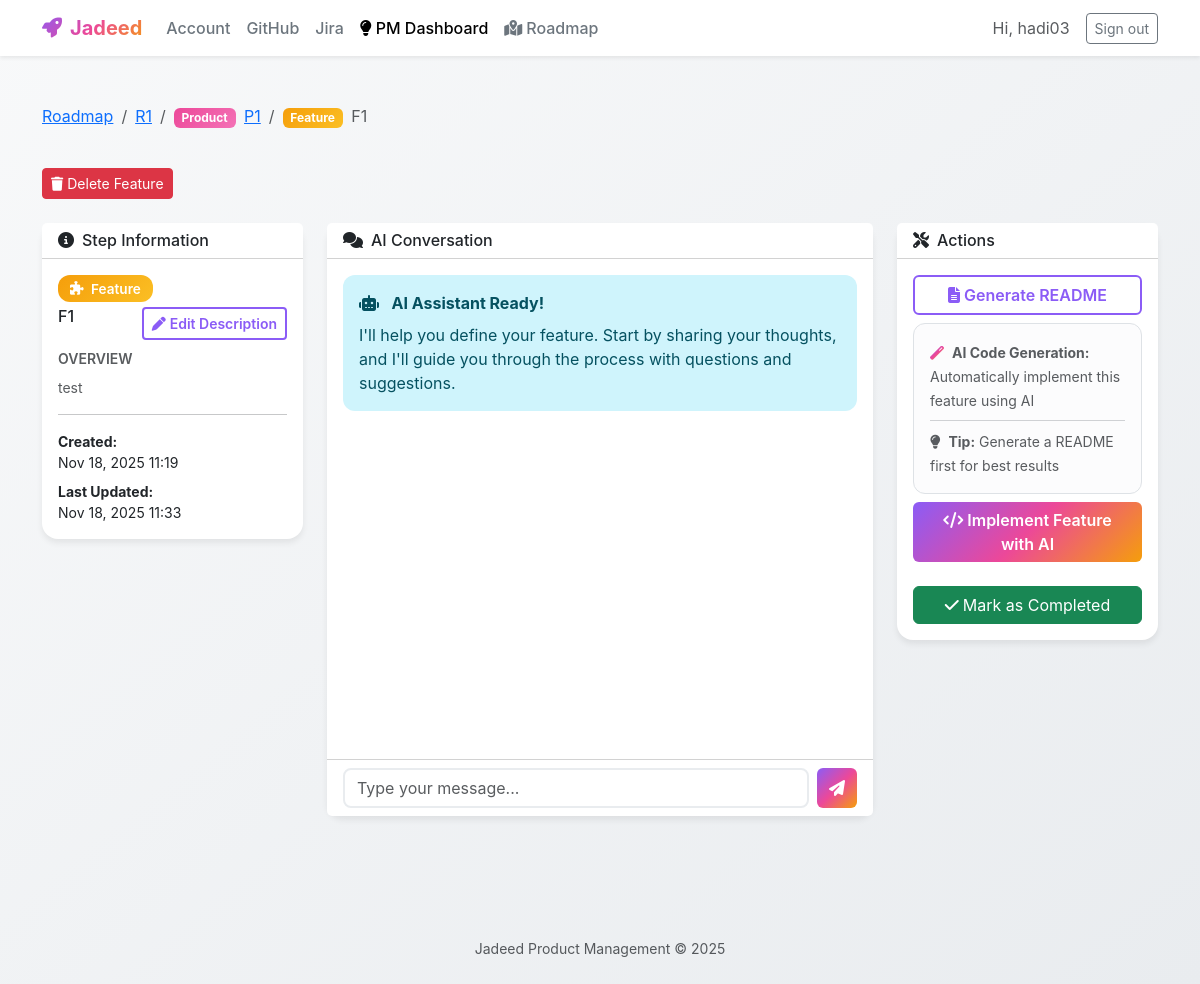
The app's page /product-management/workflow/69/ (signed in), older data.
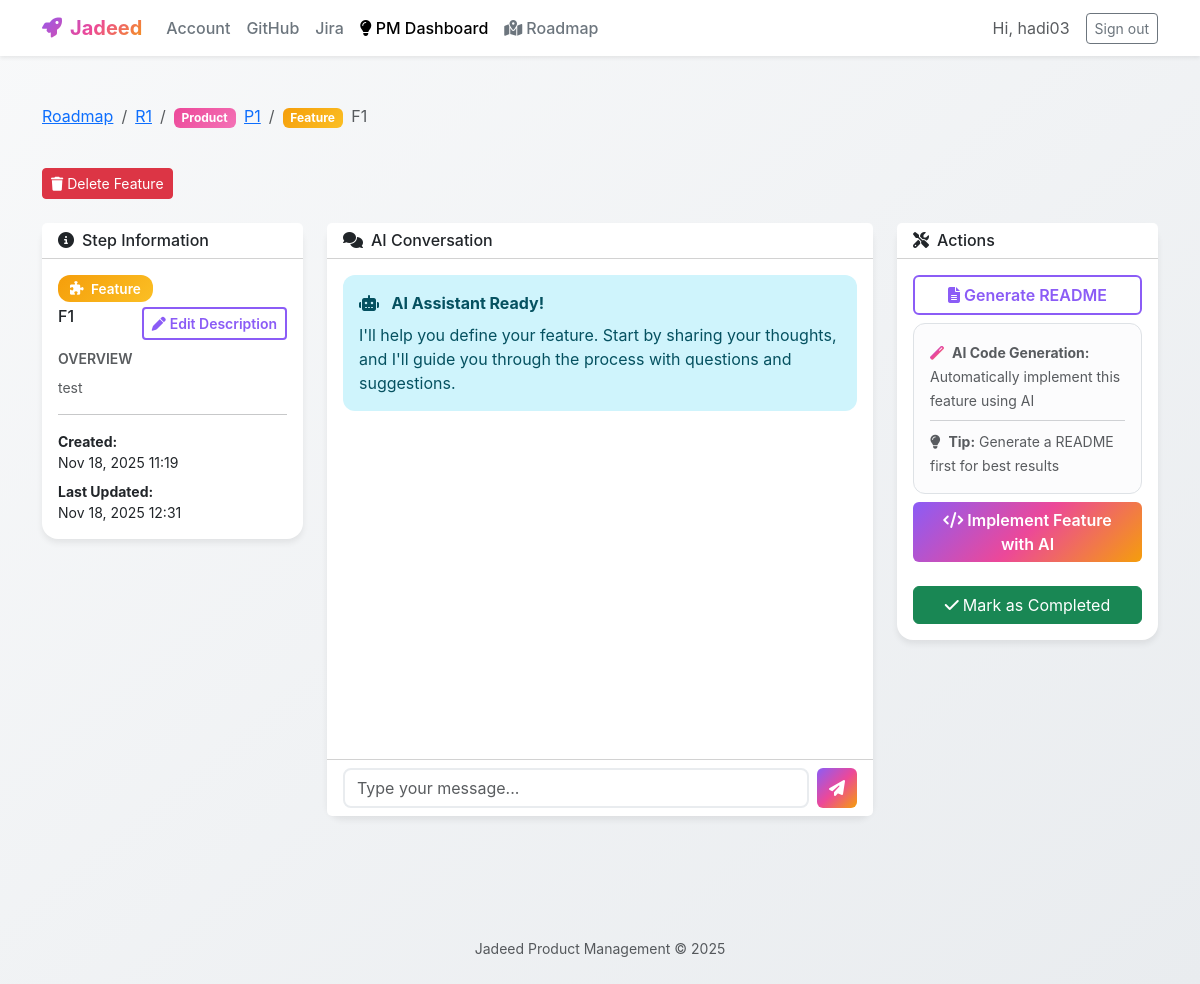
The same page, newer data.
### product_management/models.py (models this page shows, shortened)
class WorkflowStep(models.Model):
    STEP_CHOICES = [
        ('vision', 'Vision'),
        ('initiative', 'Initiative'),
        ('portfolio', 'Portfolio'),
        ('product', 'Product'),
        ('feature', 'Feature'),
    ]
    STATUS_CHOICES = [
        ('backlog', 'Backlog'),
        ('todo', 'To Do'),
        ('in_progress', 'In Progress'),
        ('completed', 'Completed'),
    ]
    project = models.ForeignKey(Project, on_delete=models.CASCADE, related_name='workflow_steps', null=True, blank=True)
    user = models.ForeignKey('auth.User', on_delete=models.CASCADE, related_name='workflow_steps', null=True, blank=True)
    step_type = models.CharField(max_length=20, choices=STEP_CHOICES)
    title = models.CharField(max_length=255)
    description = models.TextField(blank=True)
    reference_id = models.CharField(max_length=20, unique=True, blank=True, null=True)
    parent_step = models.ForeignKey(
        'self',
        on_delete=models.CASCADE,
        null=True,
        blank=True,
        related_name='child_steps'
    )
    conversation_history = models.JSONField(default=list, blank=True)
    readme_content = models.TextField(blank=True)
    readme_generated_at = models.DateTimeField(null=True, blank=True)
    status = models.CharField(max_length=20, choices=STATUS_CHOICES, default='backlog')
    is_completed = models.BooleanField(default=False)
    created_at = models.DateTimeField(auto_now_add=True)
    updated_at = models.DateTimeField(auto_now=True)
    class Meta:
        verbose_name = "Workflow Step"
        verbose_name_plural = "Workflow Steps"
        ordering = ['step_type', '-created_at']
        indexes = [
            models.Index(fields=['project', 'step_type']),
            models.Index(fields=['parent_step']),
        ]

### product_management/views.py (the view)
# urls.py: path('workflow/<int:step_id>/', views.workflow_chat, name='workflow_chat'),
@login_required
def workflow_chat(request, step_id):
    workflow_step = get_object_or_404(WorkflowStep, id=step_id)
    if workflow_step.project:
        if workflow_step.project.user != request.user:
            from django.http import Http404
            raise Http404("Workflow step not found.")
    elif workflow_step.user and workflow_step.user != request.user:
        from django.http import Http404
        raise Http404("Workflow step not found.")
    hierarchy = []
    current = workflow_step
    while current:
        hierarchy.insert(0, current)
        current = current.parent_step
    conversation_json = json.dumps(workflow_step.conversation_history or [])
    context = {
        'workflow_step': workflow_step,
        'project': workflow_step.project,
        'hierarchy': hierarchy,
        'conversation_json': conversation_json,
    }
    return render(request, 'product_management/workflow_chat.html', context)

### organizations/context_processors.py (called while the page is built)
def organization_context(request):
    context = {
        'user_organization_member': None,
        'user_organization': None,
        'user_role': None,
        'user_department': None,
    }
    if request.user.is_authenticated:
        member = get_user_organization_member(request.user)
        if member:
            context['user_organization_member'] = member
            context['user_organization'] = member.organization
            context['user_role'] = member.role
            context['user_department'] = member.department
    return context

### organizations/permissions.py (called while the page is built)
def get_user_organization_member(user, organization=None):
    if not user.is_authenticated:
        return None
    try:
        if organization:
            return OrganizationMember.objects.select_related('role', 'organization', 'department').get(
                user=user,
                organization=organization,
                is_active=True
            )
        else:
            return OrganizationMember.objects.select_related('role', 'organization', 'department').filter(
                user=user,
                is_active=True
            ).first()
    except OrganizationMember.DoesNotExist:
        return None

### product_management/templates/product_management/workflow_chat.html (shortened to what the changed rows need)
{% extends 'product_management/base.html' %}
{% block content %}
<div class="row mb-4">
    <div class="col-12">
        <nav aria-label="breadcrumb">
            <ol class="breadcrumb">
                <li class="breadcrumb-item"><a href="{% url 'product_management:hierarchy' %}">Roadmap</a></li>
                {% if project %}
                <li class="breadcrumb-item"><a href="{% url 'product_management:project_detail' project.id %}">{{ project.name }}</a></li>
                {% endif %}
                {% for item in hierarchy %}
                    {% if forloop.last %}
                        <li class="breadcrumb-item active" aria-current="page">
                            <span class="badge badge-{{ item.step_type }} me-1">{{ item.get_step_type_display }}</span>
                            {{ item.title }}
                        </li>
                    {% else %}
                        <li class="breadcrumb-item">
                            <span class="badge badge-{{ item.step_type }} me-1">{{ item.get_step_type_display }}</span>
                            {% if item.step_type == 'product' %}
                                <a href="{% url 'product_management:product_steps' item.id %}">{{ item.title }}</a>
                            {% elif item.step_type == 'feature' %}
                                <a href="{% url 'product_management:feature_steps' item.id %}">{{ item.title }}</a>
                            {% else %}
                                <a href="{% url 'product_management:workflow_chat' item.id %}">{{ item.title }}</a>
                            {% endif %}
                        </li>
                    {% endif %}
                {% endfor %}
            </ol>
        </nav>
    </div>
</div>
<div class="row mb-4">
    <div class="col-12">
        <div class="d-flex justify-content-between align-items-start">
            <div>
                <button class="btn btn-danger btn-sm delete-workflow-step-btn"
                        data-step-id="{{ workflow_step.id }}"
                        data-step-title="{{ workflow_step.title }}"
                        data-step-type="{{ workflow_step.get_step_type_display }}">
                    <i class="fas fa-trash me-1"></i>Delete {{ workflow_step.get_step_type_display }}
                </button>
            </div>
        </div>
    </div>
</div>
<div class="row">
    <div class="col-lg-3">
        <div class="card mb-3">
            <div class="card-body">
                <div class="mb-2">
                    <span class="workflow-badge badge-{{ workflow_step.step_type }}">
                        {% if workflow_step.step_type == 'vision' %}<i class="fas fa-eye me-1"></i>
                        {% elif workflow_step.step_type == 'initiative' %}<i class="fas fa-flag me-1"></i>
                        {% elif workflow_step.step_type == 'portfolio' %}<i class="fas fa-folder me-1"></i>
                        {% elif workflow_step.step_type == 'product' %}<i class="fas fa-box me-1"></i>
                        {% elif workflow_step.step_type == 'feature' %}<i class="fas fa-puzzle-piece me-1"></i>
                        {% endif %}
                        {{ workflow_step.get_step_type_display }}
                    </span>
                </div>
                <div class="d-flex justify-content-between align-items-start mb-2">
                    <h6 class="mb-0">{{ workflow_step.title }}</h6>
                    <button type="button"
                            class="btn btn-sm btn-creative-outline"
                            id="editDescriptionBtn">
                        <i class="fas fa-pen me-1"></i>Edit Description
                    </button>
                </div>
                <div id="workflowDescriptionDisplay">
                    {% if workflow_step.description %}
                    <div class="small text-muted" id="workflowDescriptionText">
                        {{ workflow_step.description|linebreaksbr }}
                    </div>
                    {% else %}
                    <div class="small text-muted fst-italic" id="workflowDescriptionText">
                        No description yet. Use "Edit Description" to add more context.
                    </div>
                    {% endif %}
                </div>
                <div class="small">
                    <div class="mb-2">
                        <strong>Created:</strong><br>
                        {{ workflow_step.created_at|date:"M d, Y H:i" }}
                    </div>
                    <div>
                        <strong>Last Updated:</strong><br>
                        {{ workflow_step.updated_at|date:"M d, Y H:i" }}
                    </div>
                </div>
            </div>
        </div>
    </div>
    <div class="col-lg-6">
        <div class="card mb-4">
            <div class="card-body" style="height: 500px; overflow-y: auto;" id="chatContainer">
                <div id="chatMessages">
                    <div class="alert alert-info">
                        <i class="fas fa-robot me-2"></i>
                        <strong>AI Assistant Ready!</strong>
                        <p class="mb-0 mt-2">I'll help you define your {{ workflow_step.get_step_type_display|lower }}. Start by sharing your thoughts, and I'll guide you through the process with questions and suggestions.</p>
                    </div>
                </div>
            </div>
        </div>
    </div>
</div>
{% endblock %}

Row changes from the older to the newer data that the page shows:
changed WorkflowStep "Feature": updated_at "Nov 18, 2025 11:33" → "Nov 18, 2025 12:31"
